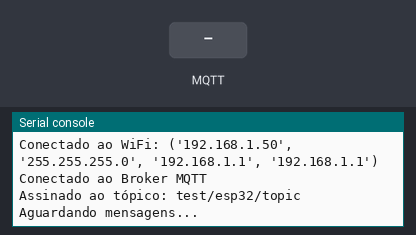
Recording of a program running on a simulated ESP32 board running MicroPython. Parts: the last lines printed to the serial console. The inputs (shaded band) are chosen by the test bench. WiFi joins after 1.5 s; no MQTT or app messages arrive unless stated.

Above: at 3.3 s.
3.4 s: MQTT message "1" arrives on the first subscribed topic
At 4.7 s:
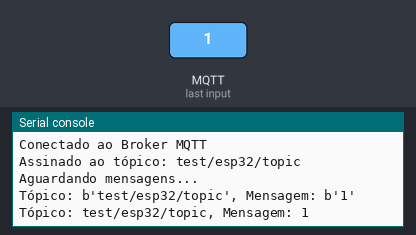
5.1 s: MQTT message "on" arrives on the first subscribed topic
At 6.0 s:
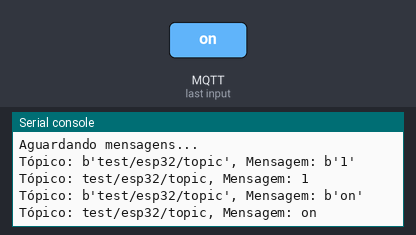
6.6 s: MQTT message "off" arrives on the first subscribed topic
At 7.1 s:
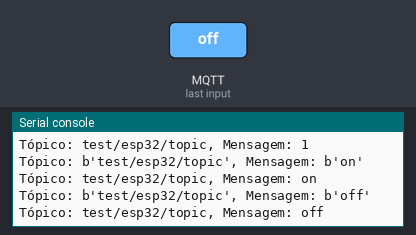

The program:

mqtt_completo.py
```python
from umqtt.simple import MQTTClient
import network
from time import sleep

# Endereço do broker MQTT
BROKER_ADRR = '192.168.0.10'


# Conectar o WiFi
def conectar_wifi(ssid: str, password: str):
    wifi = network.WLAN(network.STA_IF)
    wifi.active(True)
    wifi.connect(ssid, password)

    for c in range(11):
        if not wifi.isconnected():
            if c == 10:
                print('Não foi possível conectar.')
                while True:
                    pass
            print('Aguardando conexão...')
            sleep(1)
        else:
            print(f'Conectado ao WiFi: {wifi.ifconfig()}')
            break


# Tratar mensagens recebidas por MQTT
def tratar_msg(topic, msg):
    print(f'Tópico: {topic}, Mensagem: {msg}')
    print(f'Tópico: {topic.decode("utf-8")}, Mensagem: {msg.decode("utf-8")}')


# Conectar broker MQTT e assinar a um topico
def conectar_mqtt(broker_addr, sub_topic):
    client = MQTTClient('esp32', broker_addr)
    client.set_callback(tratar_msg)
    try:
        client.connect()
        print('Conectado ao Broker MQTT')
    except OSError as e:
        print(f'Erro ao conectar ao Broker MQTT: {e}')
        while True:
            pass
    try:
        client.subscribe(sub_topic)
        print(f'Assinado ao tópico: {sub_topic}')
    except OSError as e:
        print(f'Erro ao assinar o tópico {sub_topic}: {e}')
        while True:
            pass

    return client


if __name__ == '__main__':
    conectar_wifi('2GNETVIRTUA_AP1811', '194267140')
    client = conectar_mqtt(BROKER_ADRR, 'test/esp32/topic')

    print('Aguardando mensagens...')
    while True:
        client.check_msg()
        sleep(0.5)
```

Measured:
- after the input at 3.4 s, the serial console: prints a new line after 0.25 s (image 1)
- after the input at 5.1 s, the serial console: prints a new line after 0.06 s (image 2)
- after the input at 6.6 s, the serial console: prints a new line after 0.06 s (image 3)
